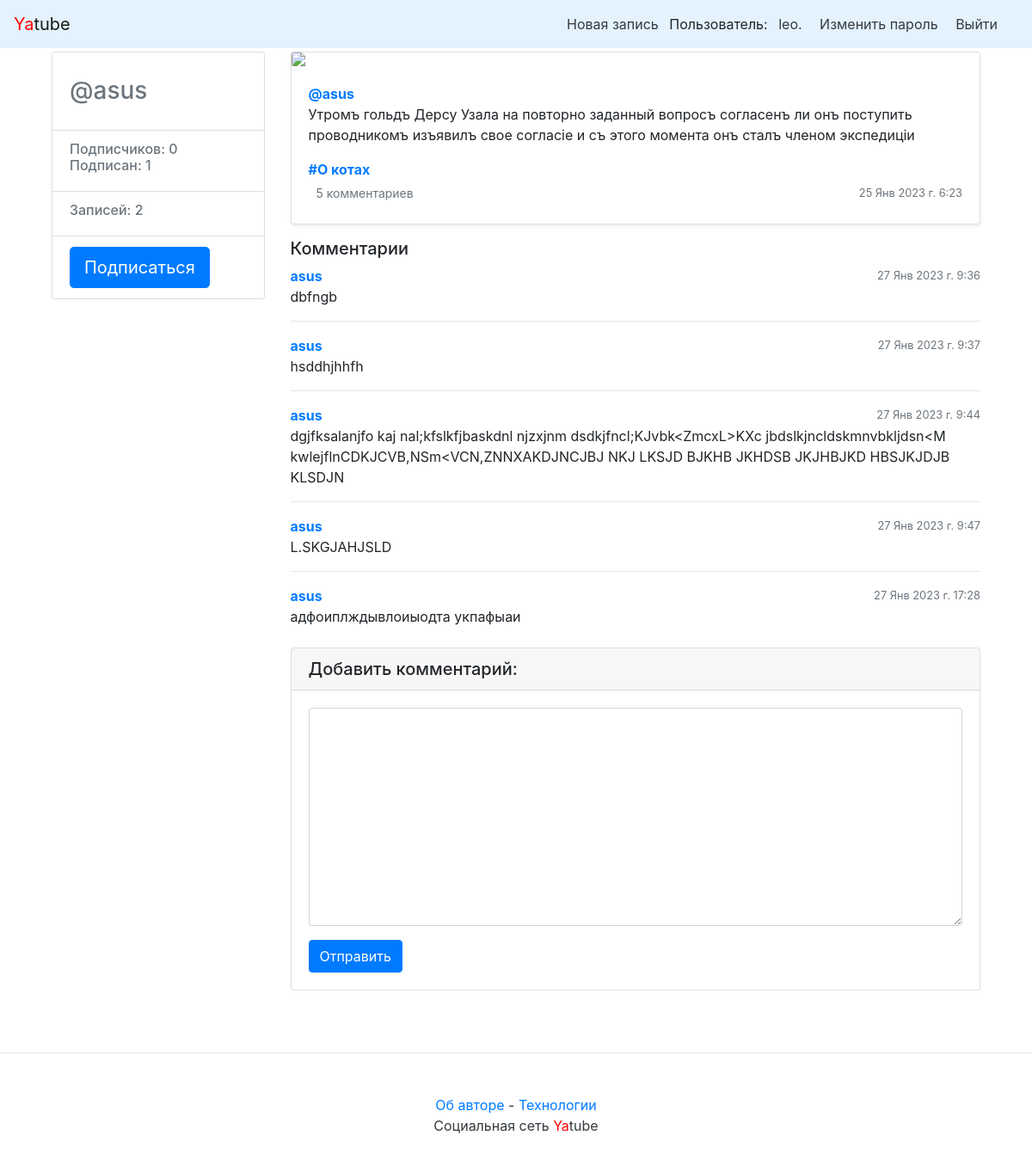
The app's page /asus/45/ (signed in) with its own data.
### posts/models.py (models this page shows, shortened)
class Post(models.Model):
    objects = None
    text = models.TextField(verbose_name='Текст')
    pub_date = models.DateTimeField("date published", auto_now_add=True)
    author = models.ForeignKey(
        User,
        on_delete=models.CASCADE,
        related_name="posts",
        verbose_name='Автор'
    )
    group = models.ForeignKey(
        'Group',
        on_delete=models.CASCADE,
        related_name="posts", blank=True,
        null=True,
        verbose_name='Группа'
    )
    image = models.ImageField(
        upload_to='posts/%Y/%m/%d/',
        blank=True,
        null=True,
        verbose_name='Изображение'
    )
    class Meta:
        ordering = ['-pub_date']
        verbose_name = 'Пост'
        verbose_name_plural = 'Посты'

class Group(models.Model):
    title = models.CharField(max_length=200, verbose_name='Название группы')
    slug = models.SlugField(unique=True, verbose_name='URL адрес/')
    description = models.TextField(verbose_name='Описание группы')
    class Meta:
        verbose_name = 'Группа'
        verbose_name_plural = 'Группы'

class Comment(models.Model):
    post = models.ForeignKey(
        Post,
        on_delete=models.CASCADE,
        related_name="comments",
        verbose_name='Пост'
    )
    author = models.ForeignKey(
        User,
        on_delete=models.CASCADE,
        related_name="comments",
        verbose_name='Автор'
    )
    text = models.TextField(verbose_name='Текст')
    created = models.DateTimeField("comment_created", auto_now_add=True)
    class Meta:
        verbose_name = 'Комментарий'
        verbose_name_plural = 'Комментарии'

### posts/views.py (the view)
# urls.py: path('<str:username>/<int:post_id>/', views.post_view, name='post'),
def post_view(request, username, post_id):
    author = get_object_or_404(User, username=username)
    post = get_object_or_404(Post, author=author, pk=post_id)
    items = post.comments.all()
    form = CommentForm()
    following = Follow.objects.filter(author=author)
    return render(request, 'post.html', {
            'author': author,
            'post': post,
            'items': items,
            'form': form,
            'following': following
    })

### posts/forms.py
class CommentForm(forms.ModelForm):
    text = forms.CharField(widget=forms.Textarea)
    class Meta:
        model = Comment
        fields = ("text",)

### posts/context_processors.py (called while the page is built)
def year(request):
    years = datetime.now().year
    return {'year': years}

### users/templatetags/user_filters.py (called while the page is built)
@register.filter
def addclass(field, css):
        return field.as_widget(attrs={"class": css})

### templates/post.html (shortened to what this page needs)
{% extends "base.html" %}
{% block content %}
<main role="main" class="container">
    <div class="row">
        <div class="col-md-3 mb-3 mt-1">
            {% include 'profile_container.html' %}
        </div>
        <div class="col-md-9">
            {% include "post_item.html" with post=post %}
            {% include 'comments.html' %}
        </div>
    </div>
</main>
{% endblock %}

### templates/nav.html
<nav class="navbar navbar-light" style="background-color: #e3f2fd;">
    <a class="navbar-brand" href="/"><span style="color:red">Ya</span>tube</a>
    <nav class="my-2 my-md-0 mr-md-3">
        {% if user.is_authenticated %}
            <a class="p-2 text-dark" href="{% url 'new_post' %}">Новая запись</a>
            Пользователь: <a class="p-2 text-dark" href="{% url 'profile' user.username %}">{{ user.username }}.</a>
            <a class="p-2 text-dark" href="{% url 'password_change' %}">Изменить пароль</a>
            <a class="p-2 text-dark" href="{% url 'logout' %}">Выйти</a>
        {% else %}
            <a class="p-2 text-dark" href="{% url 'login' %}">Войти</a> |
            <a class="p-2 text-dark" href="{% url 'signup' %}">Регистрация</a>
        {% endif %}
    </nav>
</nav>

### templates/profile_container.html (shortened to what this page needs)
<div class="card">
    <div class="card-body">
        <div class="h3 text-muted">
             @{{ author.username }}
        </div>
    </div>
    <ul class="list-group list-group-flush">
        <li class="list-group-item">
                <div class="h6 text-muted">
                Подписчиков: {{ author.following.count }} <br />
                Подписан: {{ author.follower.count }}
                </div>
        </li>
        <li class="list-group-item">
                <div class="h6 text-muted">
                    Записей: {{ author.posts.count }}
                </div>
        </li>
    </ul>
    {% if user != author and request.user.is_authenticated %}
    <ul class="list-group list-group-flush">
        <li class="list-group-item">
            {% if following %}
                <a class="btn btn-lg btn-light"
                        href="{% url 'profile_unfollow' author.username %}" role="button">
                        Отписаться
                </a>
            {% else %}
                <a class="btn btn-lg btn-primary"
                        href="{% url 'profile_follow' author.username %}" role="button">
                Подписаться
                </a>
            {% endif %}
        </li>
    </ul>
    {% endif %}
</div>

### templates/post_item.html (shortened to what this page needs)
<div class="card mb-3 mt-1 shadow-sm">
    {% load thumbnail %}
    {% thumbnail post.image "960x339" crop="center" upscale=True as im %}
    <img class="card-img" src="{{ im.url }}" />
    {% endthumbnail %}
    <div class="card-body">
        <p class="card-text">
            <a name="post_{{ post.id }}" href="{% url 'profile' post.author.username %}">
                <strong class="d-block text-gray-dark">@{{ post.author }}</strong>
            </a>
            {{ post.text|linebreaksbr }}
        </p>
        {% if post.group %}
        <a class="card-link muted" href="{% url 'group' post.group.slug %}">
                <strong class="d-block text-gray-dark">#{{ post.group.title }}</strong>
        </a>
        {% endif %}
        <div class="d-flex justify-content-between align-items-center">
            <div class="btn-group ">
                <a class="btn btn-sm text-muted" href="{% url 'post' post.author.username post.id %}" role="button">
                    {% if post.comments.exists %}
                        {{ post.comments.count }} комментариев
                    {% else%}
                        Добавить комментарий
                    {% endif %}
                </a>
            </div>
            <small class="text-muted">{{ post.pub_date|date:"d M Y г. G:i" }}</small>
        </div>
    </div>
</div>

### templates/comments.html (shortened to what this page needs)
{% load user_filters %}
<h5 class="mt-0">Комментарии</h5>
{% for item in items %}
    <div class="media-body">
        <div class="d-flex justify-content-between align-items-center">
            <div class="btn-group ">
                <strong class="d-block text-gray-dark">
                    <a href="{% url 'profile' item.author.username %}" name="comment_{{ item.id }}">
                        {{ item.author.username }}
                    </a>
                </strong>
            </div>
            <small class="text-muted">{{ item.created|date:"d M Y г. G:i" }}</small>
        </div>
        {{ item.text }}
        {% if not forloop.last %}<hr>{% endif %}
    </div>
{% endfor %}
{% if user.is_authenticated %}
<div class="card my-4">
<form
    action="{% url 'add_comment' post.author.username post.id %}"
    method="post">
    <h5 class="card-header">Добавить комментарий:</h5>
    <div class="card-body">
    <form>
        <div class="form-group">
        {{ form.text|addclass:"form-control" }}
        </div>
        <button type="submit" class="btn btn-primary">Отправить</button>
    </form>
    </div>
</form>
</div>
{% endif %}

### records on screen
Post: author "asus", text "Утромъ гольдъ Дерсу Узала на повторно заданный вопросъ согласенъ ли онъ поступить проводникомъ изъявилъ свое согласіе и съ этого момента онъ сталъ членом экспедиціи", group "О котах", comments.count "5", pub_date "25 Янв 2023 г. 6:23"
Comment: author.username "asus", created "27 Янв 2023 г. 9:36", text "dbfngb"
Comment: author.username "asus", created "27 Янв 2023 г. 9:37", text "hsddhjhhfh"
Comment: author.username "asus", created "27 Янв 2023 г. 9:44", text "dgjfksalanjfo kaj nal;kfslkfjbaskdnl njzxjnm dsdkjfncl;KJvbk<ZmcxL>KXc jbdslkjncldskmnvbkljdsn<M kwlejflnCDKJCVB,NSm<VCN,ZNNXAKDJNCJBJ NKJ LKSJD BJKHB JKHDSB JKJHBJKD HBSJKJDJB KLSDJN"
Comment: author.username "asus", created "27 Янв 2023 г. 9:47", text "L.SKGJAHJSLD"
Comment: author.username "asus", created "27 Янв 2023 г. 17:28", text "адфоиплждывлоиыодта укпафыаи"

### other values on screen
{{ user.username }} "leo"
{{ author.username }} "asus"
{{ author.following.count }} "0"
{{ author.follower.count }} "1"
{{ author.posts.count }} "2"
